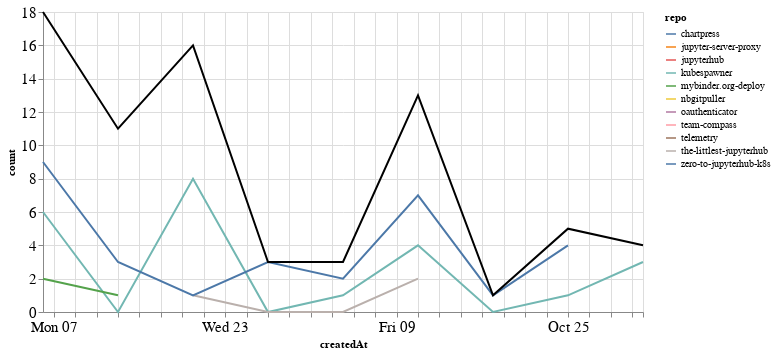

The notebook cell this image was saved under:
### Markdown cell above
## Comments

### Code cell
comments_time = comments.groupby('repo').resample('W', on='createdAt').count()['author'].reset_index()
comments_time = comments_time.rename(columns={'author': 'count'})
comments_time_total = comments_time.groupby('createdAt').agg({"count": "sum"}).reset_index()
ch1 = alt.Chart(comments_time, width=600).mark_line().encode(
    x='createdAt',
    y='count',
    color='repo',
    tooltip="repo"
)

ch2 = alt.Chart(comments_time_total, width=600).mark_line(color="black").encode(
    x='createdAt',
    y='count',
)

ch1 + ch2

### Figure 1 — Vega-Lite specification as saved in the notebook (floating-point values rounded to 4 significant figures)
{"config": {"axisLeft": {"labelFontSize": 15}, "axisBottom": {"labelFontSize": 15}}, "layer": [{"data": {"name": "data-da544d7634639a902b39b0196836dbcf"}, "mark": "line", "encoding": {"color": {"type": "nominal", "field": "repo"}, "tooltip": {"type": "nominal", "field": "repo"}, "x": {"type": "temporal", "field": "createdAt"}, "y": {"type": "quantitative", "field": "count"}}, "width": 600}, {"data": {"name": "data-904fa7d31e00c18551dc0ce3102ca0cd"}, "mark": {"type": "line", "color": "black"}, "encoding": {"x": {"type": "temporal", "field": "createdAt"}, "y": {"type": "quantitative", "field": "count"}}, "width": 600}], "$schema": "https://vega.github.io/schema/vega-lite/v4.8.1.json", "datasets": {"data-da544d7634639a902b39b0196836dbcf": [{"repo": "chartpress", "createdAt": "2020-11-01T00:00:00", "count": 1}, {"repo": "jupyter-server-proxy", "createdAt": "2020-09-20T00:00:00", "count": 3}, {"repo": "jupyterhub", "createdAt": "2020-09-20T00:00:00", "count": 2}, {"repo": "kubespawner", "createdAt": "2020-09-06T00:00:00", "count": 6}, {"repo": "kubespawner", "createdAt": "2020-09-13T00:00:00", "count": 0}, {"repo": "kubespawner", "createdAt": "2020-09-20T00:00:00", "count": 8}, {"repo": "kubespawner", "createdAt": "2020-09-27T00:00:00", "count": 0}, {"repo": "kubespawner", "createdAt": "2020-10-04T00:00:00", "count": 1}, {"repo": "kubespawner", "createdAt": "2020-10-11T00:00:00", "count": 4}, {"repo": "kubespawner", "createdAt": "2020-10-18T00:00:00", "count": 0}, {"repo": "kubespawner", "createdAt": "2020-10-25T00:00:00", "count": 1}, {"repo": "kubespawner", "createdAt": "2020-11-01T00:00:00", "count": 3}, {"repo": "mybinder.org-deploy", "createdAt": "2020-09-06T00:00:00", "count": 2}, {"repo": "mybinder.org-deploy", "createdAt": "2020-09-13T00:00:00", "count": 1}, {"repo": "nbgitpuller", "createdAt": "2020-09-20T00:00:00", "count": 1}, {"repo": "oauthenticator", "createdAt": "2020-09-06T00:00:00", "count": 1}, {"repo": "team-compass", "createdAt": "2020-09-13T00:00:00", "count": 1}, {"repo": "telemetry", "createdAt": "2020-09-13T00:00:00", "count": 6}, {"repo": "the-littlest-jupyterhub", "createdAt": "2020-09-20T00:00:00", "count": 1}, {"repo": "the-littlest-jupyterhub", "createdAt": "2020-09-27T00:00:00", "count": 0}, {"repo": "the-littlest-jupyterhub", "createdAt": "2020-10-04T00:00:00", "count": 0}, {"repo": "the-littlest-jupyterhub", "createdAt": "2020-10-11T00:00:00", "count": 2}, {"repo": "zero-to-jupyterhub-k8s", "createdAt": "2020-09-06T00:00:00", "count": 9}, {"repo": "zero-to-jupyterhub-k8s", "createdAt": "2020-09-13T00:00:00", "count": 3}, {"repo": "zero-to-jupyterhub-k8s", "createdAt": "2020-09-20T00:00:00", "count": 1}, {"repo": "zero-to-jupyterhub-k8s", "createdAt": "2020-09-27T00:00:00", "count": 3}, {"repo": "zero-to-jupyterhub-k8s", "createdAt": "2020-10-04T00:00:00", "count": 2}, {"repo": "zero-to-jupyterhub-k8s", "createdAt": "2020-10-11T00:00:00", "count": 7}, {"repo": "zero-to-jupyterhub-k8s", "createdAt": "2020-10-18T00:00:00", "count": 1}, {"repo": "zero-to-jupyterhub-k8s", "createdAt": "2020-10-25T00:00:00", "count": 4}], "data-904fa7d31e00c18551dc0ce3102ca0cd": [{"createdAt": "2020-09-06T00:00:00", "count": 18}, {"createdAt": "2020-09-13T00:00:00", "count": 11}, {"createdAt": "2020-09-20T00:00:00", "count": 16}, {"createdAt": "2020-09-27T00:00:00", "count": 3}, {"createdAt": "2020-10-04T00:00:00", "count": 3}, {"createdAt": "2020-10-11T00:00:00", "count": 13}, {"createdAt": "2020-10-18T00:00:00", "count": 1}, {"createdAt": "2020-10-25T00:00:00", "count": 5}, {"createdAt": "2020-11-01T00:00:00", "count": 4}]}}
